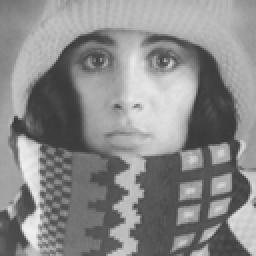
%> input picture lab01/images/trui.tif, 128 x 128 px, shrunk from 256 x 256 before the run (shown 2 times larger)
$ octave aver.m   (GNU Octave 9; MATLAB toolbox functions it lacks are replaced by stand-ins)
%> lines starting %> are read from the running program, lines starting %| are printed output that depends on the picture

close all; clear all; clc;

im = im2double(imread('images/trui.tif'));
%> im: size 128x128 double; min 0.22, max 0.945, mean 0.54

[rows, cols] = size(im);
%> rows = 128; cols = 128
im1 = im;
im2 = zeros(rows, cols);

N = 10; % number of iterations

for k = 1 : N % iterations

  for x = 2 : rows - 1;
    for y = 2 : rows - 1; % for each inner pixel

      for i = -1 : 1
        for j = -1 : 1
         im2(x,y) = im2(x,y) + im1(x+i,y+j);
        end
      end

      im2(x,y) = im2(x,y)./9;

    end
  end

  im1 = im2;
  im2 = zeros(rows, cols);

end
%> this loop made 10 passes
%> pass 1, `im1 = im2;`:
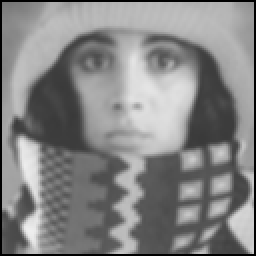
%> im1: size 128x128 double (shown 2 times larger); min 0, max 0.934, mean 0.522
%> pass 2, `im1 = im2;`:
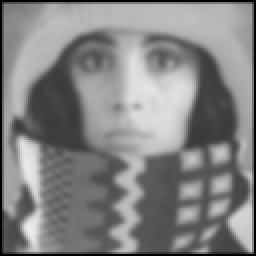
%> im1: size 128x128 double (shown 2 times larger); min 0, max 0.93, mean 0.516
%> after the loop: im2: size 128x128 double; every value is 0

figure, imshow(im1);
%> after `imshow(im1)`:
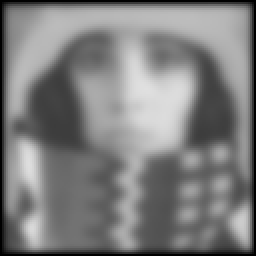
%> displayed picture: size 128x128, on the screen's scale of 0 to 255 (shown 2 times larger); min 0, max 224, mean 126.2
